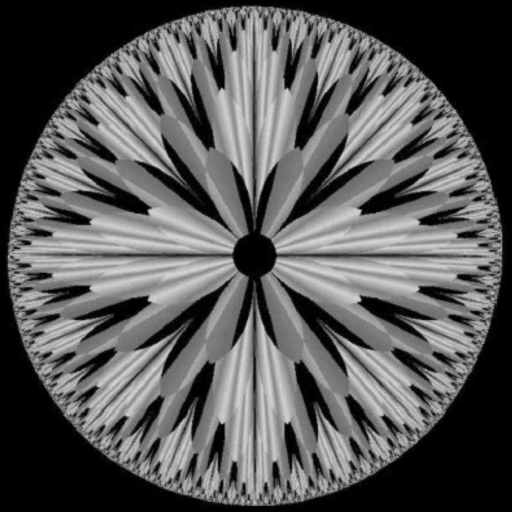
%> input picture praticas/Pratica_03/fractal.png, 512 x 512 px
$ octave pratica_03_Desafio.m   (GNU Octave 9; MATLAB toolbox functions it lacks are replaced by stand-ins)
%> lines starting %> are read from the running program, lines starting %| are printed output that depends on the picture; in (x1, y1, x2, y2) boxes, pixels count from 0 and x2, y2 are one past the last pixel; in counts of white or black regions, pixels touching at a corner belong together; the program's own positions count from 1
% Leia a imagem "fractal.png" e armazene na variável "im"
im = imread('fractal.png');
%> im is the input picture: size 512x512 uint8; min 0, max 215, mean 88.3

% Inicialize uma matriz para armazenar as imagens decompostas bit a bit
decomposed_images = zeros(size(im, 1), size(im, 2), 8, 'uint8');

% Realize a decomposição da imagem bit a bit
for i = 1:8
    bit_plane = bitget(im, i);
    decomposed_images(:,:,i) = bit_plane * 255; % Escala de 0-1 para 0-255
end
%> this loop made 8 passes
%> pass 1, `bit_plane = bitget(im, i);`:
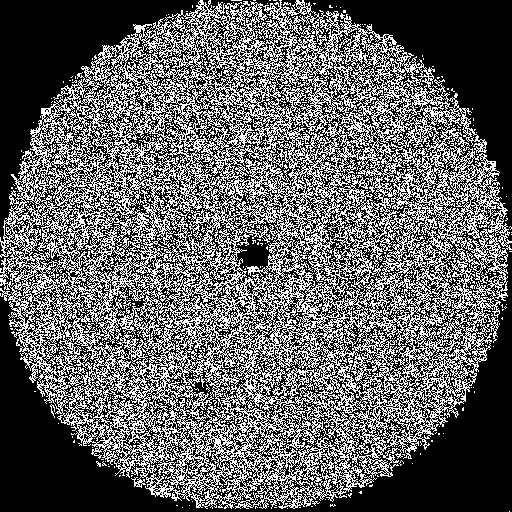
%> bit_plane: size 512x512 logical; 38.8% white in thin lines or dots
%> pass 2, `bit_plane = bitget(im, i);`:
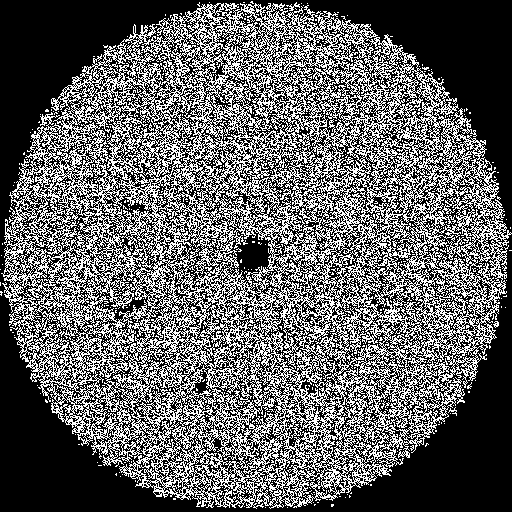
%> bit_plane: size 512x512 logical; 38.4% white in thin lines or dots
%> pass 3, `bit_plane = bitget(im, i);`:
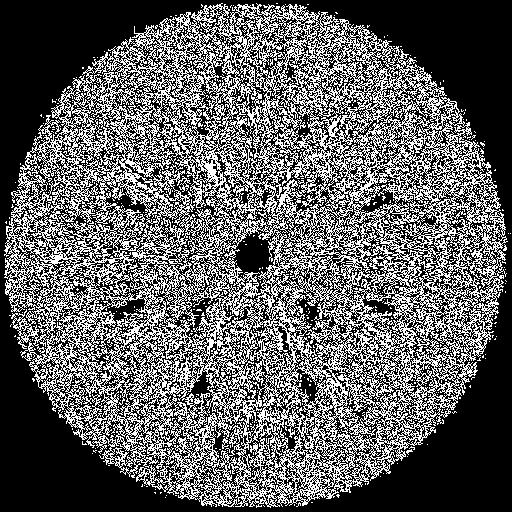
%> bit_plane: size 512x512 logical; 37.7% white in thin lines or dots

% Crie a imagem "imSaida" usando os planos de bits 7 e 8
bit_7 = decomposed_images(:,:,7);
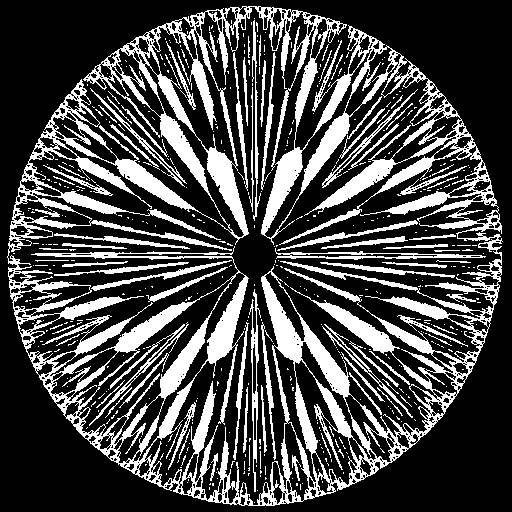
%> bit_7: size 512x512 uint8; 27.5% white; 511 white regions (433 under 20 px), largest, box (x1, y1, x2, y2) and area: (7, 6, 503, 506) 56165, (275, 248, 486, 260) 785, (249, 289, 261, 492) 690
bit_8 = decomposed_images(:,:,8);
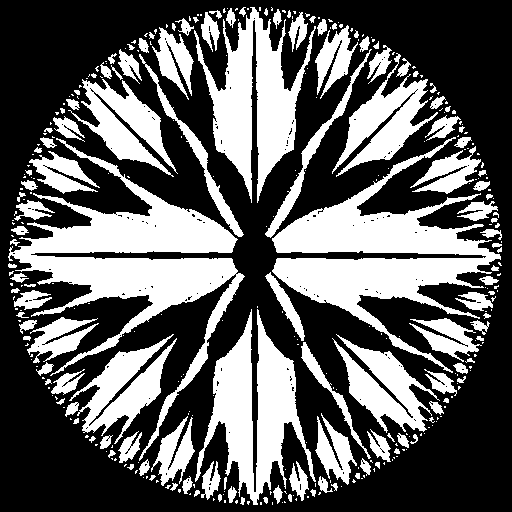
%> bit_8: size 512x512 uint8; 37.5% white; 362 white regions (232 under 20 px), largest, box (x1, y1, x2, y2) and area: (8, 138, 245, 461) 18003, (272, 137, 501, 373) 16533, (195, 309, 316, 505) 9594
imSaida = uint8(bit_8);
imSaida(bit_7 > 255) = 127;
% Calcule a diferença entre a imagem original e a imagem "imSaida"
imDif = im - imSaida;
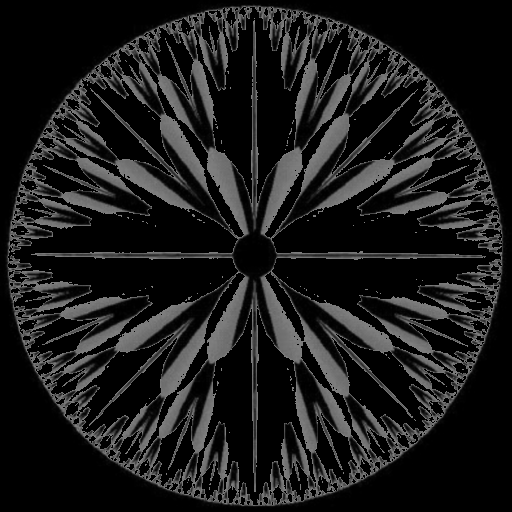
%> imDif: size 512x512 uint8; min 0, max 127, mean 27


% Imagens decompostas bit a bit
for i = 1:8
    imwrite(decomposed_images(:,:,i),  ['fractal_' num2str(i) '_bit.png']);
end

imwrite(imSaida, 'fractal_imSaida.png');

imwrite(imDif, 'fractal_imDif.png');
